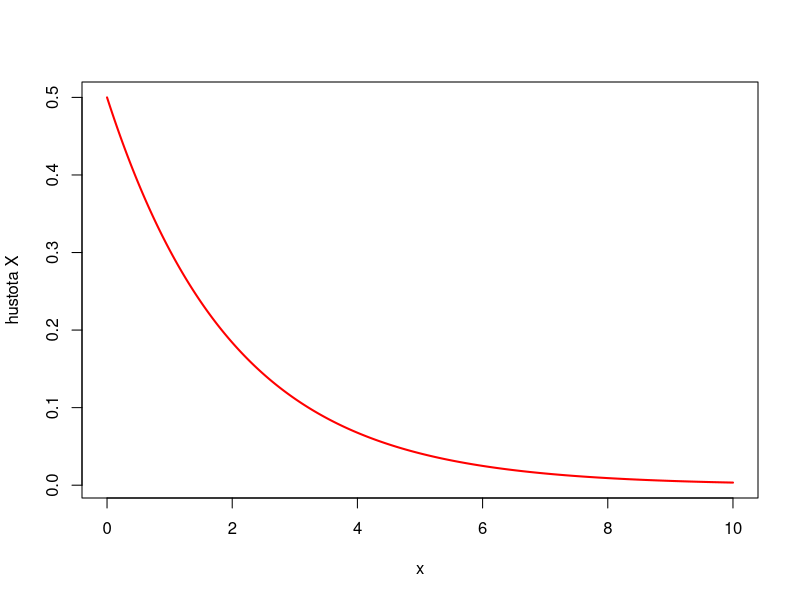
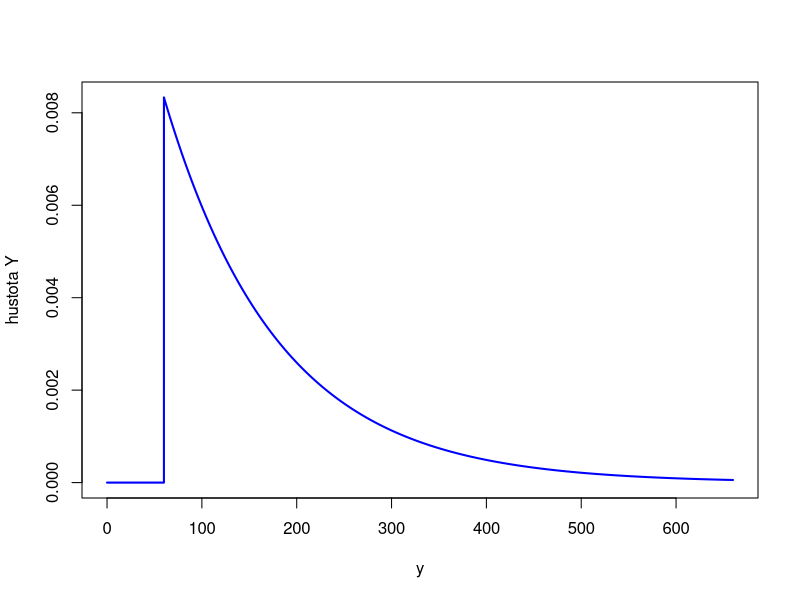

These charts were generated, in order, by the following R code:
#	Graficka pomucka k Prikladu 1

x <- seq (0, 10, by = 0.01)
fX <- dexp (x, rate = 0.5)
plot (x, fX, type = "l", col = "red", lwd = 2, ylab = "hustota X")

y <- seq (0, 660, by = 0.01)
fY <- ifelse (y < 60, 0, exp (-y/120 + 1/2) / 120)

plot (y, fY, type = "l", col = "blue", lwd = 2, ylab = "hustota Y")
